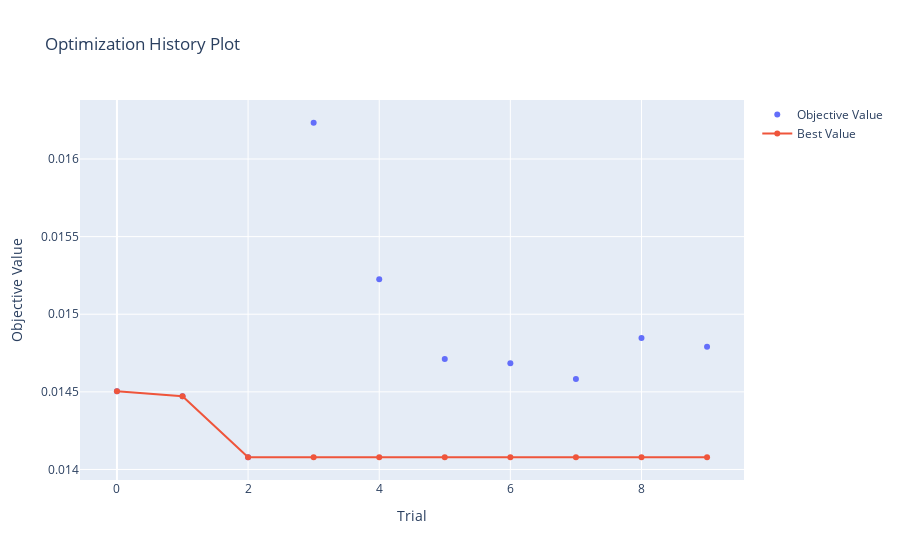

Here is the notebook cell this chart was saved with:
### Code cell
print(f'Bbest score: ', study_xgbr.best_trial.value)
print(f'Best parameters: {study_xgbr.best_params}\n')
optuna.visualization.plot_optimization_history(study_xgbr)

### Figure 1 — Plotly figure (JSON) as saved in the notebook; plotly's stock layout.template omitted (floating-point values rounded to 4 significant figures)
{"data": [{"mode": "markers", "name": "Objective Value", "type": "scatter", "x": [0, 1, 2, 3, 4, 5, 6, 7, 8, 9], "y": [0.0145, 0.01447, 0.01408, 0.01623, 0.01523, 0.01471, 0.01468, 0.01458, 0.01485, 0.01479]}, {"name": "Best Value", "type": "scatter", "x": [0, 1, 2, 3, 4, 5, 6, 7, 8, 9], "y": [0.0145, 0.01447, 0.01408, 0.01408, 0.01408, 0.01408, 0.01408, 0.01408, 0.01408, 0.01408]}], "layout": {"title": {"text": "Optimization History Plot"}, "xaxis": {"title": {"text": "Trial"}}, "yaxis": {"title": {"text": "Objective Value"}}}}
